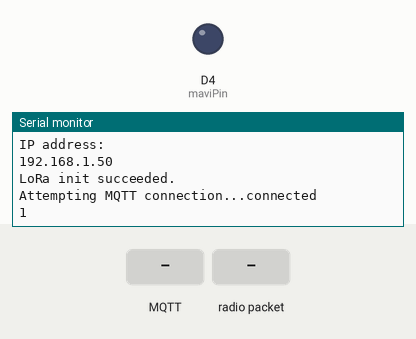
A sketch run on a simulated ESP8266 (NodeMCU). Shown: output pins drawn as LEDs (lit = HIGH), the last lines printed to the serial monitor. The test bench sets the inputs (shaded band). WiFi joins after 1.5 s; servers stay silent unless stated; no radio packets arrive unless stated; no MQTT or app messages arrive unless stated.

Above: at 2.7 s.
2.8 s: MQTT message "0" arrives on the first subscribed topic
At 3.4 s:
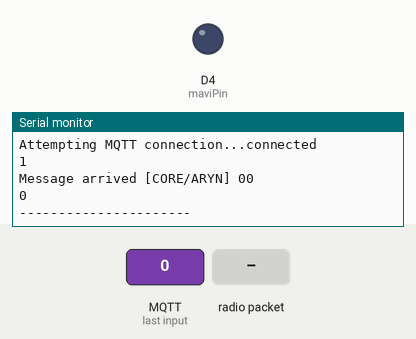
4.3 s: radio packet "0" arrives
At 4.47 s:
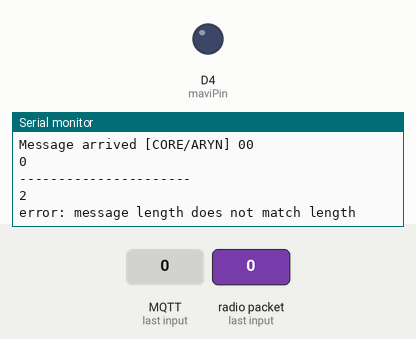
5.8 s: MQTT message "on" arrives on the first subscribed topic
Timing chart, 0 to 8.8 s (numbered marks = the images above; inputs shaded):
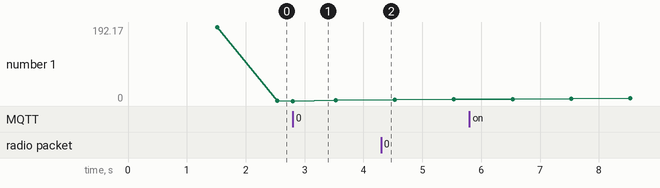

The sketch:

mqtt_esp8266.ino
```cpp
#include <ESP8266WiFi.h>
#include <PubSubClient.h>

// Update these with values suitable for your network.

const char* ssid = "sungerbob";
const char* password = "halukbinreyhan";
const char* mqtt_server = "areyhome.dynu.com";

WiFiClient espClient;
PubSubClient client(espClient);
long lastMsg = 0;
char msg[50];
int value = 0;
int maviPin= 2;


#include <SPI.h>              // include libraries
#include <LoRa.h>
#include "Timer.h"

const int csPin = D8;          // LoRa radio chip select
const int resetPin = D0;       // LoRa radio reset
const int irqPin = D1;         // change for your board; must be a hardware interrupt pin

String outgoing;              // outgoing message

byte msgCount = 0;            // count of outgoing messages
byte localAddress = 0xBB;     // address of this device
byte destination = 0xFF;      // destination to send to
long lastSendTime = 0;        // last send time
int interval = 2000;          // interval between sends


///
/// LoRa Stage xy1 0035
///


void onReceive(int packetSize) {


  if (packetSize == 0) return;          // if there's no packet, return

  // read packet header bytes:
  int recipient = LoRa.read();          // recipient address
  int sender = LoRa.read();            // sender address
  int incomingMsgId = LoRa.read();     // incoming msg ID
  byte incomingLength = LoRa.read();    // incoming msg length

  String incoming = "";

  while (LoRa.available()) {
    incoming += (char)LoRa.read();
  }

  if (incomingLength != incoming.length()) {   // check length for error
    Serial.println("error: message length does not match length");
    return;                             // skip rest of function
  }

  // if the recipient isn't this device or broadcast,
  if (recipient != localAddress && recipient != 0xFF) {
    Serial.println("This message is not for me.");
    return;                             // skip rest of function
  }

  // if message is for this device, or broadcast, print details:
  Serial.println("Received from: 0x" + String(sender, HEX));
  Serial.println("Sent to: 0x" + String(recipient, HEX));
  Serial.println("Message ID: " + String(incomingMsgId));
  Serial.println("Message length: " + String(incomingLength));
  Serial.println("Message: " + incoming);
  Serial.println("RSSI: " + String(LoRa.packetRssi()));
  Serial.println("Snr: " + String(LoRa.packetSnr()));
  Serial.println();
analogWrite(maviPin,0);

if(incoming!="")
  analogWrite(maviPin,255);


  String bbKing = "ARN0x"+ String(sender, HEX)+"_"+incoming+ String(LoRa.packetRssi());

    char deviceLinkX[50];
    bbKing.toCharArray(deviceLinkX,50);


  Serial.println(sender);
  Serial.println("Sending to CORE");

     client.publish("CORE/ARN",deviceLinkX);
     delay(150);
  analogWrite(maviPin,0);


}

String msgString = "";String msgString2 = ""; String firstThree="";


Timer t;

void setup() {
  pinMode(maviPin, OUTPUT);
  pinMode(BUILTIN_LED, OUTPUT);     // Initialize the BUILTIN_LED pin as an output
  Serial.begin(115200);
  setup_wifi();
  client.setServer(mqtt_server, 1883);
  client.setCallback(callback);
}


void setup_wifi() {

  delay(10);
  // We start by connecting to a WiFi network
  Serial.println();
  Serial.print("Connecting to ");
  Serial.println(ssid);

  WiFi.begin(ssid, password);

  while (WiFi.status() != WL_CONNECTED) {
    delay(500);
    Serial.print(".");
  }

  Serial.println("");
  Serial.println("WiFi connected");
  Serial.println("IP address: ");
  Serial.println(WiFi.localIP());

  analogWrite(maviPin,0);


   LoRa.setPins(csPin, resetPin, irqPin);// set CS, reset, IRQ pin

   if (!LoRa.begin(433E6)) {             // initialize ratio at 915 MHz
     Serial.println("LoRa init failed. Check your connections.");
     while (true);                       // if failed, do nothing
   }

   Serial.println("LoRa init succeeded.");

   t.every(1000, taskX);
}


void callback(char* topic, byte* payload, unsigned int length) {
   // analogWrite(maviPin,255);


 Serial.print("Message arrived [");
 Serial.print(topic);
 Serial.print("] ");
 for (int i=0;i<length;i++) {
  char receivedChar = (char)payload[i];
  Serial.print(receivedChar);
  // analogWrite(maviPin, LOW);

 }


 char buffer[length];
 for (int i = 0; i < length; i++)
 {
   msgString += String((char)payload[i]);
   msgString2 += String((char)payload[i]);
 }


 String payloadData = buffer;
 Serial.println(msgString);
 msgString2= msgString;

 firstThree = msgString.substring(0,4);
 Serial.println(firstThree);

 Serial.println("----------------------");
 String lastThree = msgString2.substring(5,8);
 Serial.println(lastThree);


/*

 firstThree.toCharArray(destinationAddX,50);
 */

char destinationAddX[50];
firstThree.toCharArray(destinationAddX,50);
long myNum = atol(destinationAddX);
short firstThreeShorted = myNum;


sendMessage(lastThree,firstThreeShorted);

 msgString="";  msgString2=""; Serial.println();
   //analogWrite(maviPin,0);

}


void reconnect() {
  // Loop until we're reconnected
  while (!client.connected()) {
    Serial.print("Attempting MQTT connection...");
    // Attempt to connect
    if (client.connect("AREYGATE_1")) {
      Serial.println("connected");
      // Once connected, publish an announcement...


      client.publish("outTopic", "hello world");


      // ... and resubscribe
      client.subscribe("CORE/ARYN");
    } else {
      Serial.print("failed, rc=");
      Serial.print(client.state());
      Serial.println(" try again in 5 seconds");
      // Wait 5 seconds before retrying
      delay(1000);
    }
  }
}


void loop()
{


 if (!client.connected()) {
  reconnect();
 }
 client.loop();
 t.update();


  onReceive(LoRa.parsePacket());
}


void sendMessage(String outgoing, short adress) {
//digitalWrite(BUILTIN_LED,HIGH);

  LoRa.beginPacket();                   // start packet
  LoRa.write(adress);              // add destination address
  LoRa.write(localAddress);             // add sender address
  LoRa.write(msgCount);                 // add message ID
  LoRa.write(outgoing.length());        // add payload length
  LoRa.print(outgoing);                 // add payload
  LoRa.endPacket();                     // finish packet and send it
  msgCount++;                           // increment message ID

//digitalWrite(BUILTIN_LED,LOW);

}

int resetleyiciSayac=0;

int totalTime=0;
int resetMe=0;
int uptime=0;

void taskX()
{
  //onReceive(LoRa.parsePacket());
  uptime=millis()/1000;
 // totalTime=millis()/1000;

 //Serial.println(uptime);


  resetleyiciSayac+=1;

  Serial.println(resetleyiciSayac);

  if(resetleyiciSayac==3000)
  ESP.restart();
   client.publish("CORE/applications/51OSB/STATE", "im Alive!");


  if(totalTime>5)
  totalTime=0;

  if(uptime>1000)
  ESP.restart();

}
```

Measured:
- after the input at 2.8 s, the serial monitor: prints a new line at once (image 1)
- after the input at 4.3 s, the serial monitor: prints a new line at once (image 2)
